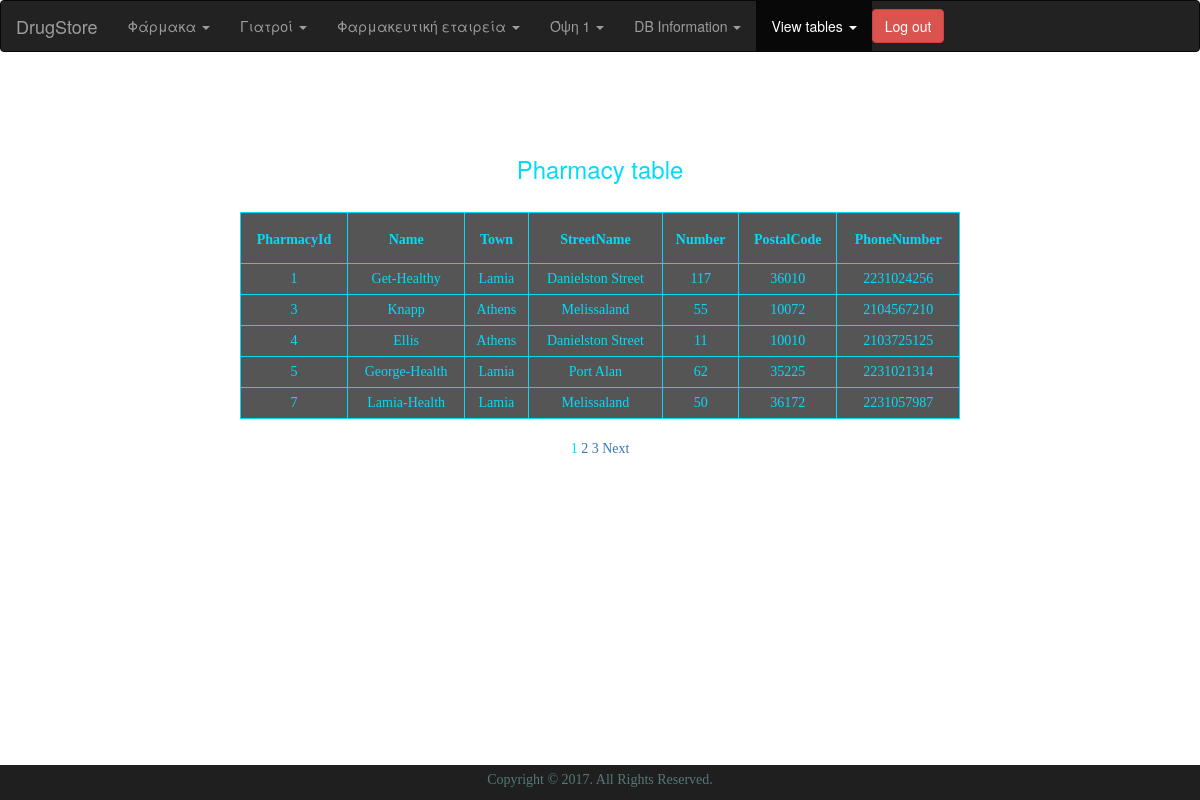
The page /site2/view_pharmacy.php (signed in) on the database its author committed.
### tables this page shows
create table Pharmacy(
PharmacyId int not null AUTO_INCREMENT,
Name varchar(15) not null,
Town varchar(20) not null,
StreetName varchar(20) not null,
Number int  not null check(Number>0),
PostalCode int not null check(PostalCode>0),
PhoneNumber bigint not null check(PhoneNumber between 1000000000 AND 9999999999),
primary key(PharmacyId) );

### site2/view_pharmacy.php (the view, shortened to what this page needs)
<!DOCTYPE html>
<html lang="en">
<head>
  <link href="css/bootstrap.min.css" rel="stylesheet">
</head>
<body background="images/30.jpg">
<div>
<nav class="navbar navbar-inverse">
  <div class="container-fluid">
    <div class="navbar-header">
      <a class="navbar-brand" href="http://localhost:8888/site2/index.php">DrugStore</a>
    </div>
    <ul class="nav navbar-nav">
	  <li class="dropdown">
	  	<a class="dropdown-toggle" data-toggle="dropdown" href="#">Φάρμακα
	    	<span class="caret"></span></a>
	        </li>
      <li>
	  <li class="dropdown">
	  	<a class="dropdown-toggle" data-toggle="dropdown" href="#">Γιατροί
	    	<span class="caret"></span></a>
	        </li>
      <li>
  	  <li class="dropdown">
  	  	<a class="dropdown-toggle" data-toggle="dropdown" href="#">Φαρμακευτική εταιρεία
  	    	<span class="caret"></span></a>
  	        </li>
        <li>
  	  <li class="dropdown">
  	  	<a class="dropdown-toggle" data-toggle="dropdown" href="#">Όψη 1
  	    	<span class="caret"></span></a>
  	        </li>
        <li>
		<li class="dropdown">
			<a class="dropdown-toggle" data-toggle="dropdown" href="#">DB Information
		  	<span class="caret"></span></a>
		      </li>
	<li>
  	  <li class="active">
  	  	<a class="dropdown-toggle" data-toggle="dropdown" href="#">View tables
  	    	<span class="caret"></span></a>
  	        </li>
        <li>
			<button class="btn btn-danger navbar-btn navbar-right"><a href="logout.php"><font color="white">Log out</font></a></button>
    </ul>
  </div>
</nav>
<?php
		require_once('mysqli_connect.php');
		$display = 5;
		if (isset($_GET['p']) && is_numeric($_GET['p'])){
			$pages = $_GET['p'];
		}else{
			$q = "SELECT COUNT(PharmacyId) FROM Pharmacy";
			$r = @mysqli_query($conn, $q);
			$row = @mysqli_fetch_array($r, MYSQLI_NUM);
			$records = $row[0];
			if ($records > $display){
				$pages = ceil($records/$display);
			}else{
				$pages = 1;
			}
		}
		if (isset($_GET['s']) && is_numeric($_GET['s'])){
			$start = $_GET['s'];
		}else{
			$start = 0;
		}
		$q = "SELECT PharmacyId,Name,Town,StreetName,Number,PostalCode,PhoneNumber FROM Pharmacy ORDER BY PharmacyId ASC LIMIT $start, $display";
		$r = @mysqli_query($conn, $q);
		echo '<h3>Pharmacy table</h3>';
		echo '</br><table align="center" cellspacing="3" cellpadding="3" width="60%">
			<tr>
				<td align="left"><h5><b>PharmacyId</b></h5></td>
				<td align="left"><h5><b>Name</b></h5></td>
				<td align="left"><h5><b>Town</b></h5></td>
				<td align="left"><h5><b>StreetName</b></h5></td>
				<td align="left"><h5><b>Number</b></h5></td>
				<td align="left"><h5><b>PostalCode</b></h5></td>
				<td align="left"><h5><b>PhoneNumber</b></h5></td>
			</tr>';
		while ($row = mysqli_fetch_array($r, MYSQLI_ASSOC)){
			echo '<tr>
					<td align="left">' . $row['PharmacyId'] . '</td>
					<td align="left">' . $row['Name'] . '</td>
					<td align="left">' . $row['Town'] . '</td>
					<td align="left">' . $row['StreetName'] . '</td>
					<td align="left">'  . $row['Number'] . '</td>
					<td align="left">' . $row['PostalCode'] . '</td>
					<td align="left">' . $row['PhoneNumber'] . '</td>
				  </tr>';
		}
		echo '</table>';
		if ($pages > 1){
			echo '<br /><p>';
			$current_page = ($start/$display)+1;
				for ($i=1; $i<=$pages; $i++){
					if ($i != $current_page){
						echo '<a href="view_pharmacy.php?s=' . (($display *
						($i - 1))) . '&p=' . $pages . '">' . $i . '</a> ';
					}else{
						echo $i . ' ';
					}
				}
				if ($current_page != $pages){
					echo '<a href="view_pharmacy.php?s=' . ($start + $display) . '&p=' . $pages . '">Next</a>';
				}
				echo '</p>';
		}
?>
<footer>
<section class="copyright-section">
<div class="container">
<div class="row">
<div class="col-sm-12">
<div class="copyright">
<p>Copyright &copy; 2017. All Rights Reserved.</p>
</div>
</div>
</div>
</div>
</section>
</footer>
</div>
</body>
</html>

### site2/view_pharmacy.php (style rules this page uses)
html, body { background-repeat:no-repeat; background-size:cover; width: 100%; height: 100%; }
footer { background: #1F1F1F; bottom: 0; position:fixed; right:0; left:0; }
footer .copyright-section { background: #1F1F1F; padding: 10px 1000; }
footer .copyright-section .copyright { margin-top: 5px; }
footer .copyright-section .copyright p { text-align: center; color: #577; }
p,td,b { color:#00DCFC; text-align:center; font-family: "Comic Sans MS"; }
h1,h3,h4,h5 { margin-top: 1em; color:#00DCFC; text-align:center; }
table, th, td { border: 1px solid #00DCFC; border-collapse: collapse; empty-cells: hide; background: RGBA(31, 31, 31, 0.5); }
th, td { padding: 5px; text-align: center; }

### rows shown on the page
pharmacy: PharmacyId "1", Name "Get-Healthy", Town "Lamia", StreetName "Danielston Street", Number "117", PostalCode "36010", PhoneNumber "2231024256"
pharmacy: PharmacyId "3", Name "Knapp", Town "Athens", StreetName "Melissaland", Number "55", PostalCode "10072", PhoneNumber "2104567210"
pharmacy: PharmacyId "4", Name "Ellis", Town "Athens", StreetName "Danielston Street", Number "11", PostalCode "10010", PhoneNumber "2103725125"
pharmacy: PharmacyId "5", Name "George-Health", Town "Lamia", StreetName "Port Alan", Number "62", PostalCode "35225", PhoneNumber "2231021314"
pharmacy: PharmacyId "7", Name "Lamia-Health", Town "Lamia", StreetName "Melissaland", Number "50", PostalCode "36172", PhoneNumber "2231057987"
